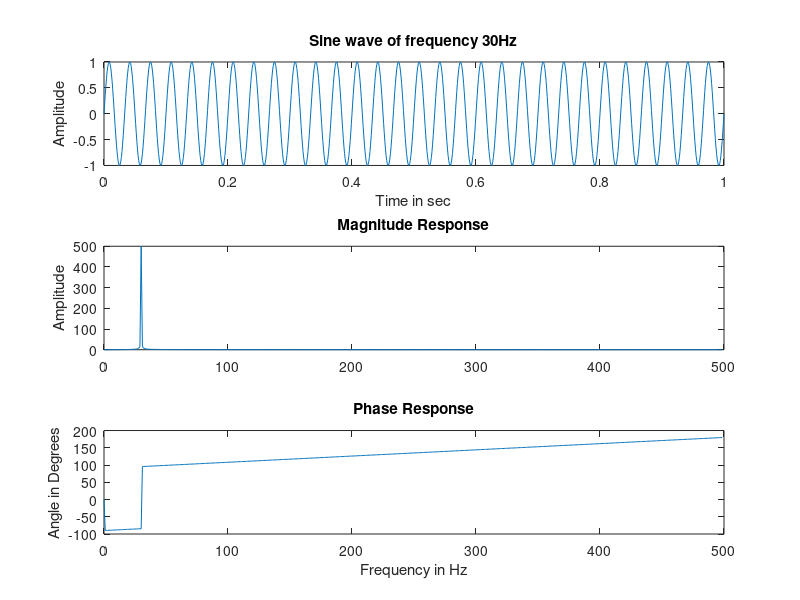

Reproduce this figure in MATLAB.
clc; 
clear all; 
close all; 
frq = 30;
Fs = 1000;
t = 0:1/Fs:1;
x = sin(2*pi*frq*t);
X = fft(x); 
l = length(X)/2;
f = (0:(l-1))*Fs/(2*l);
subplot(3,1,1);
plot(t,x);
title('Sine wave of frequency 30Hz'); 
xlabel('Time in sec');
ylabel('Amplitude'); 
subplot(3,1,2);
plot(f,abs(X(1:l)));
zoom on; 
title('Magnitude Response'); 
ylabel('Amplitude'); 
ang=angle(X(1:l))*(180/pi);
subplot(3,1,3);
plot(f,ang);
title('Phase Response');
xlabel('Frequency in Hz');
ylabel('Angle in Degrees');